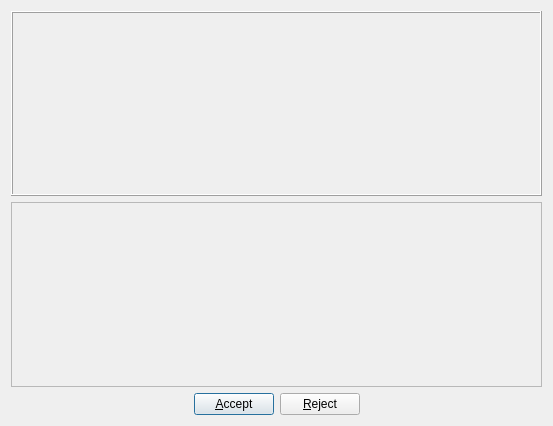
<ui version="4.0" >
 <class>qtPreviewDialog</class>
 <widget class="QDialog" name="qtPreviewDialog" >
  <property name="geometry" >
   <rect>
    <x>0</x>
    <y>0</y>
    <width>553</width>
    <height>426</height>
   </rect>
  </property>
  <property name="sizePolicy" >
   <sizepolicy vsizetype="MinimumExpanding" hsizetype="Preferred" >
    <horstretch>0</horstretch>
    <verstretch>0</verstretch>
   </sizepolicy>
  </property>
  <property name="windowTitle" >
   <string>Preview Window</string>
  </property>
  <layout class="QGridLayout" >
   <item row="0" column="0" colspan="4" >
    <widget class="QFrame" name="toolbarFrame" >
     <property name="sizePolicy" >
      <sizepolicy vsizetype="Minimum" hsizetype="Preferred" >
       <horstretch>0</horstretch>
       <verstretch>0</verstretch>
      </sizepolicy>
     </property>
     <property name="frameShape" >
      <enum>QFrame::Box</enum>
     </property>
     <property name="frameShadow" >
      <enum>QFrame::Raised</enum>
     </property>
    </widget>
   </item>
   <item row="1" column="0" colspan="4" >
    <widget class="QFrame" name="RenderViewFrame" >
     <property name="frameShape" >
      <enum>QFrame::StyledPanel</enum>
     </property>
     <property name="frameShadow" >
      <enum>QFrame::Raised</enum>
     </property>
    </widget>
   </item>
   <item row="2" column="0" >
    <spacer>
     <property name="orientation" >
      <enum>Qt::Horizontal</enum>
     </property>
     <property name="sizeHint" >
      <size>
       <width>40</width>
       <height>20</height>
      </size>
     </property>
    </spacer>
   </item>
   <item row="2" column="1" >
    <widget class="QPushButton" name="OkButton" >
     <property name="text" >
      <string>&amp;Accept</string>
     </property>
     <property name="default" >
      <bool>true</bool>
     </property>
    </widget>
   </item>
   <item row="2" column="2" >
    <widget class="QPushButton" name="CancelButton" >
     <property name="text" >
      <string>&amp;Reject</string>
     </property>
    </widget>
   </item>
   <item row="2" column="3" >
    <spacer>
     <property name="orientation" >
      <enum>Qt::Horizontal</enum>
     </property>
     <property name="sizeHint" >
      <size>
       <width>40</width>
       <height>20</height>
      </size>
     </property>
    </spacer>
   </item>
  </layout>
 </widget>
 <tabstops>
  <tabstop>OkButton</tabstop>
  <tabstop>CancelButton</tabstop>
 </tabstops>
 <resources/>
 <connections>
  <connection>
   <sender>OkButton</sender>
   <signal>clicked()</signal>
   <receiver>qtPreviewDialog</receiver>
   <slot>accept()</slot>
   <hints>
    <hint type="sourcelabel" >
     <x>232</x>
     <y>409</y>
    </hint>
    <hint type="destinationlabel" >
     <x>19</x>
     <y>415</y>
    </hint>
   </hints>
  </connection>
  <connection>
   <sender>CancelButton</sender>
   <signal>clicked()</signal>
   <receiver>qtPreviewDialog</receiver>
   <slot>reject()</slot>
   <hints>
    <hint type="sourcelabel" >
     <x>319</x>
     <y>405</y>
    </hint>
    <hint type="destinationlabel" >
     <x>536</x>
     <y>418</y>
    </hint>
   </hints>
  </connection>
 </connections>
</ui>
